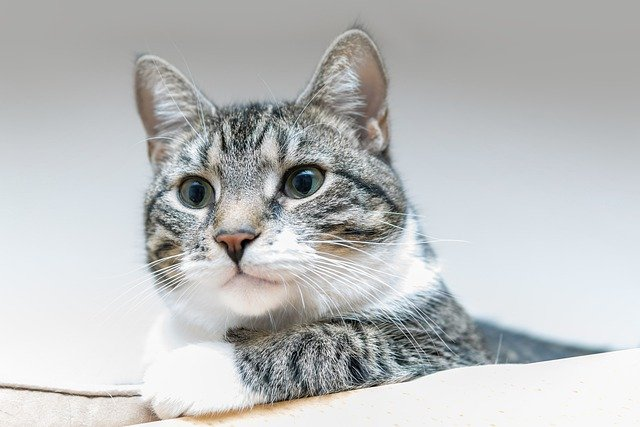
#> input picture opencv/res/img.jpg, 640 x 427 px, found by its file name
$ python Resize.py
#> lines starting #> are read from the running program, lines starting #| are printed output that depends on the picture
import cv2

img = cv2.imread('opencv/res/img.jpg')
#> img is the input picture: shape (427, 640, 3); mean B, G, R 190.8, 190.6, 188.8
cap = cv2.VideoCapture('opencv/res/video.mp4')

# 보간법
# cv2.IMTER_AREA : 크기 줄일 때 사용
# cv2.INTER_CUBIC : 크기 늘릴 때 사용 (속도가 느림, 퀄리티 좋음)
# cv2.INTER_LINEAR : 크기 늘릴 때 싸용 (기본값)

fix_dst = cv2.resize(img, (400, 500))# width, height 고정 크기
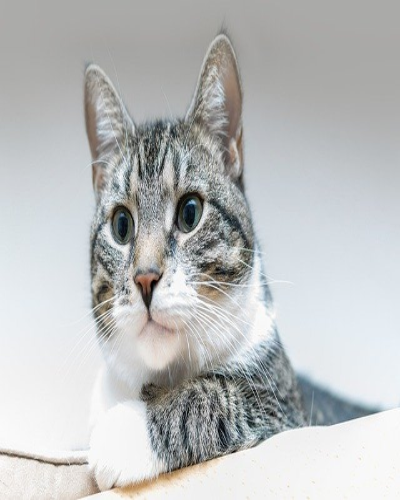
#> fix_dst: shape (500, 400, 3); mean B, G, R 190.7, 190.5, 188.7
ratio_dst = cv2.resize(img, None, fx=1.5, fy=1.5, interpolation=cv2.INTER_CUBIC) # 비율로 설정

while cap.isOpened():
    ret, frame = cap.read()
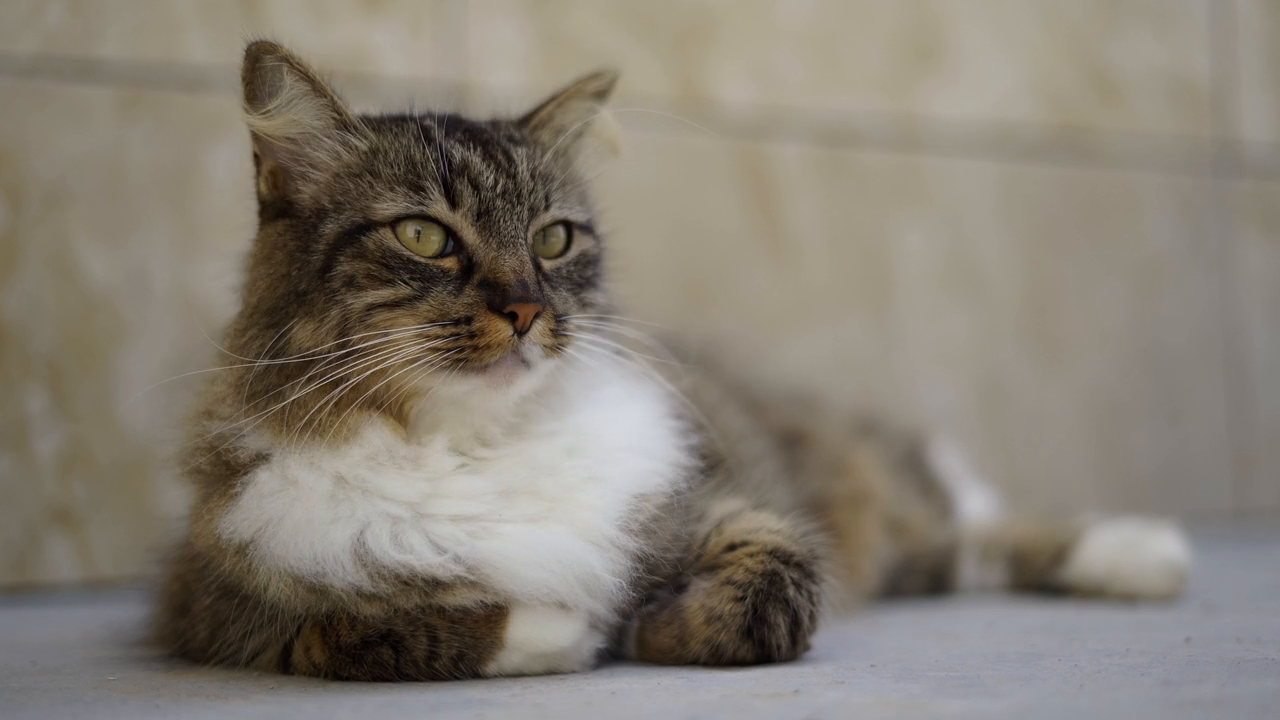
#> input picture frame 16 of opencv/res/video.mp4, 1280 x 720 px
#> frame is the input picture: shape (720, 1280, 3); mean B, G, R 115, 125.9, 133.1
    if not ret :
        break

    fix_frame_resized = cv2.resize(frame, (400, 500))
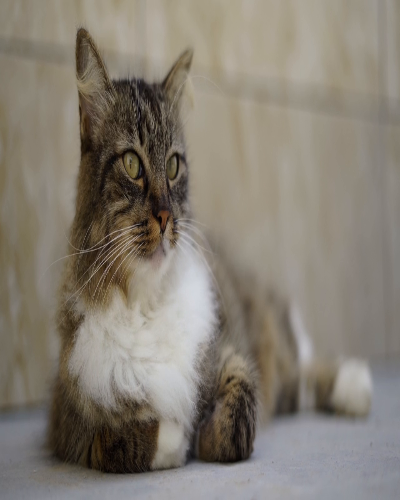
#> fix_frame_resized: shape (500, 400, 3); mean B, G, R 115, 125.9, 133
    ratio_frame_resized = cv2.resize(frame, None, fx=1.5, fy=1.5, interpolation=cv2.INTER_CUBIC)

    cv2.imshow('video',ratio_frame_resized)

    if cv2.waitKey(1) == ord('q') :
#> (key q is pressed here)
        break

cap.release()

cv2.imshow('img', img)
cv2.imshow('resize', ratio_dst)

cv2.waitKey(0)
cv2.destroyAllWindows()
